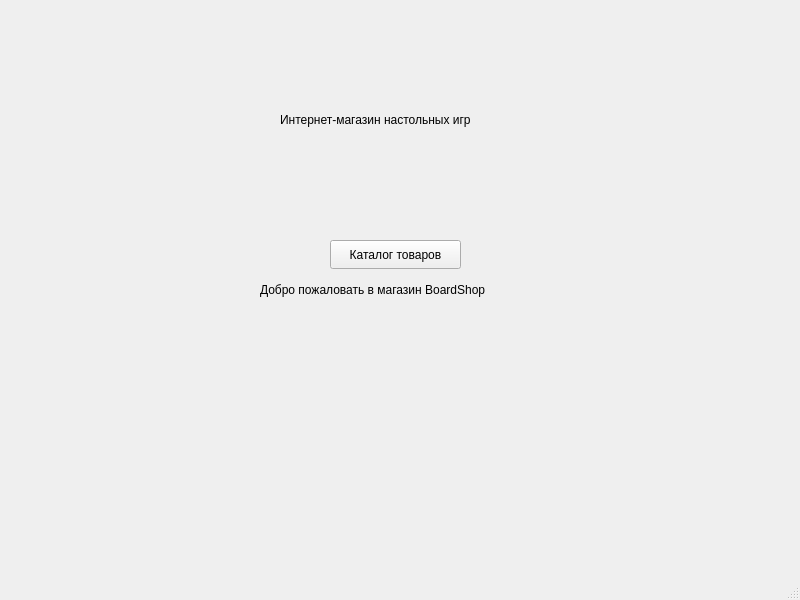
<?xml version="1.0" encoding="UTF-8"?>
<ui version="4.0">
 <class>MainWindow</class>
 <widget class="QMainWindow" name="MainWindow">
  <property name="geometry">
   <rect>
    <x>0</x>
    <y>0</y>
    <width>800</width>
    <height>600</height>
   </rect>
  </property>
  <property name="windowTitle">
   <string>MainWindow</string>
  </property>
  <widget class="QWidget" name="centralwidget">
   <widget class="QLabel" name="label">
    <property name="geometry">
     <rect>
      <x>280</x>
      <y>110</y>
      <width>251</width>
      <height>20</height>
     </rect>
    </property>
    <property name="text">
     <string>Интернет-магазин настольных игр</string>
    </property>
   </widget>
   <widget class="QPushButton" name="pushButton">
    <property name="geometry">
     <rect>
      <x>330</x>
      <y>240</y>
      <width>131</width>
      <height>29</height>
     </rect>
    </property>
    <property name="text">
     <string>Каталог товаров</string>
    </property>
   </widget>
   <widget class="QLabel" name="label_2">
    <property name="geometry">
     <rect>
      <x>260</x>
      <y>280</y>
      <width>291</width>
      <height>20</height>
     </rect>
    </property>
    <property name="text">
     <string>Добро пожаловать в магазин BoardShop</string>
    </property>
   </widget>
  </widget>
  <widget class="QMenuBar" name="menubar">
   <property name="geometry">
    <rect>
     <x>0</x>
     <y>0</y>
     <width>800</width>
     <height>26</height>
    </rect>
   </property>
  </widget>
  <widget class="QStatusBar" name="statusbar"/>
 </widget>
 <resources/>
 <connections/>
</ui>
